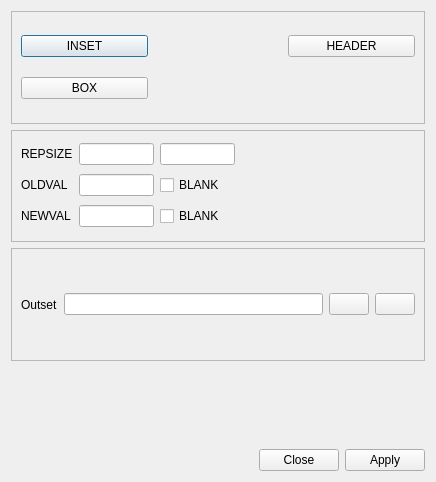
<?xml version="1.0" encoding="UTF-8"?>
<ui version="4.0">
 <class>snapper</class>
 <widget class="QDialog" name="snapper">
  <property name="geometry">
   <rect>
    <x>0</x>
    <y>0</y>
    <width>436</width>
    <height>482</height>
   </rect>
  </property>
  <property name="windowTitle">
   <string>SNAPPER</string>
  </property>
  <layout class="QVBoxLayout" name="verticalLayout">
   <item>
    <widget class="QFrame" name="frame">
     <property name="frameShape">
      <enum>QFrame::StyledPanel</enum>
     </property>
     <property name="frameShadow">
      <enum>QFrame::Raised</enum>
     </property>
     <layout class="QGridLayout" name="gridLayout">
      <item row="0" column="0">
       <widget class="QPushButton" name="insetButton">
        <property name="text">
         <string>INSET</string>
        </property>
       </widget>
      </item>
      <item row="0" column="2">
       <widget class="QPushButton" name="headerButton">
        <property name="text">
         <string>HEADER</string>
        </property>
       </widget>
      </item>
      <item row="1" column="0">
       <widget class="QPushButton" name="boxButton">
        <property name="text">
         <string>BOX</string>
        </property>
       </widget>
      </item>
      <item row="0" column="1">
       <widget class="QLabel" name="insetLabel">
        <property name="text">
         <string/>
        </property>
       </widget>
      </item>
      <item row="1" column="1">
       <widget class="QLabel" name="boxLabel">
        <property name="text">
         <string/>
        </property>
       </widget>
      </item>
     </layout>
    </widget>
   </item>
   <item>
    <widget class="QFrame" name="frame_3">
     <property name="sizePolicy">
      <sizepolicy hsizetype="Preferred" vsizetype="Preferred">
       <horstretch>0</horstretch>
       <verstretch>0</verstretch>
      </sizepolicy>
     </property>
     <property name="frameShape">
      <enum>QFrame::StyledPanel</enum>
     </property>
     <property name="frameShadow">
      <enum>QFrame::Raised</enum>
     </property>
     <layout class="QGridLayout" name="gridLayout_2">
      <item row="0" column="0">
       <widget class="QLabel" name="label">
        <property name="text">
         <string>REPSIZE</string>
        </property>
       </widget>
      </item>
      <item row="1" column="0">
       <widget class="QLabel" name="label_2">
        <property name="text">
         <string>OLDVAL</string>
        </property>
       </widget>
      </item>
      <item row="2" column="0">
       <widget class="QLabel" name="label_3">
        <property name="text">
         <string>NEWVAL</string>
        </property>
       </widget>
      </item>
      <item row="0" column="1">
       <widget class="QLineEdit" name="repsizexLine">
        <property name="maximumSize">
         <size>
          <width>75</width>
          <height>16777215</height>
         </size>
        </property>
       </widget>
      </item>
      <item row="0" column="2">
       <widget class="QLineEdit" name="repsizeyLine">
        <property name="maximumSize">
         <size>
          <width>75</width>
          <height>16777215</height>
         </size>
        </property>
       </widget>
      </item>
      <item row="1" column="1">
       <widget class="QLineEdit" name="oldvalLine">
        <property name="maximumSize">
         <size>
          <width>75</width>
          <height>16777215</height>
         </size>
        </property>
       </widget>
      </item>
      <item row="1" column="2">
       <widget class="QCheckBox" name="oldvalCheck">
        <property name="text">
         <string>BLANK</string>
        </property>
       </widget>
      </item>
      <item row="2" column="1">
       <widget class="QLineEdit" name="newvalLine">
        <property name="maximumSize">
         <size>
          <width>75</width>
          <height>16777215</height>
         </size>
        </property>
       </widget>
      </item>
      <item row="2" column="2">
       <widget class="QCheckBox" name="newvalCheck">
        <property name="text">
         <string>BLANK</string>
        </property>
       </widget>
      </item>
      <item row="0" column="3">
       <spacer name="horizontalSpacer">
        <property name="orientation">
         <enum>Qt::Horizontal</enum>
        </property>
        <property name="sizeHint" stdset="0">
         <size>
          <width>40</width>
          <height>20</height>
         </size>
        </property>
       </spacer>
      </item>
     </layout>
    </widget>
   </item>
   <item>
    <widget class="QFrame" name="frame_2">
     <property name="frameShape">
      <enum>QFrame::StyledPanel</enum>
     </property>
     <property name="frameShadow">
      <enum>QFrame::Raised</enum>
     </property>
     <layout class="QHBoxLayout" name="horizontalLayout_4">
      <item>
       <widget class="QLabel" name="label_7">
        <property name="text">
         <string>Outset</string>
        </property>
       </widget>
      </item>
      <item>
       <widget class="QLineEdit" name="outsetLine"/>
      </item>
      <item>
       <widget class="QPushButton" name="browserButton">
        <property name="text">
         <string/>
        </property>
        <property name="icon">
         <iconset resource="../resources.qrc">
          <normaloff>:/fileopen.png</normaloff>:/fileopen.png</iconset>
        </property>
       </widget>
      </item>
      <item>
       <widget class="QPushButton" name="replaceButton">
        <property name="text">
         <string/>
        </property>
        <property name="icon">
         <iconset resource="../resources.qrc">
          <normaloff>:/replace.jpg</normaloff>:/replace.jpg</iconset>
        </property>
       </widget>
      </item>
     </layout>
    </widget>
   </item>
   <item>
    <widget class="QFrame" name="advise_panel">
     <property name="enabled">
      <bool>true</bool>
     </property>
     <property name="sizePolicy">
      <sizepolicy hsizetype="Preferred" vsizetype="Maximum">
       <horstretch>0</horstretch>
       <verstretch>0</verstretch>
      </sizepolicy>
     </property>
     <property name="frameShape">
      <enum>QFrame::NoFrame</enum>
     </property>
     <property name="frameShadow">
      <enum>QFrame::Raised</enum>
     </property>
     <layout class="QVBoxLayout" name="advise_panel_layout">
      <item>
       <widget class="QLabel" name="status">
        <property name="text">
         <string/>
        </property>
       </widget>
      </item>
      <item>
       <widget class="QLabel" name="errorMsg">
        <property name="text">
         <string/>
        </property>
       </widget>
      </item>
      <item>
       <widget class="QFrame" name="extra_panel">
        <property name="sizePolicy">
         <sizepolicy hsizetype="Preferred" vsizetype="Maximum">
          <horstretch>0</horstretch>
          <verstretch>0</verstretch>
         </sizepolicy>
        </property>
        <property name="frameShape">
         <enum>QFrame::NoFrame</enum>
        </property>
        <property name="frameShadow">
         <enum>QFrame::Raised</enum>
        </property>
        <layout class="QVBoxLayout" name="extra_panel_layout"/>
       </widget>
      </item>
     </layout>
    </widget>
   </item>
   <item>
    <widget class="QDialogButtonBox" name="buttonBox">
     <property name="orientation">
      <enum>Qt::Horizontal</enum>
     </property>
     <property name="standardButtons">
      <set>QDialogButtonBox::Apply|QDialogButtonBox::Close</set>
     </property>
    </widget>
   </item>
  </layout>
 </widget>
 <resources>
  <include location="../resources.qrc"/>
 </resources>
 <connections>
  <connection>
   <sender>buttonBox</sender>
   <signal>accepted()</signal>
   <receiver>snapper</receiver>
   <slot>accept()</slot>
   <hints>
    <hint type="sourcelabel">
     <x>248</x>
     <y>254</y>
    </hint>
    <hint type="destinationlabel">
     <x>157</x>
     <y>274</y>
    </hint>
   </hints>
  </connection>
  <connection>
   <sender>buttonBox</sender>
   <signal>rejected()</signal>
   <receiver>snapper</receiver>
   <slot>reject()</slot>
   <hints>
    <hint type="sourcelabel">
     <x>316</x>
     <y>260</y>
    </hint>
    <hint type="destinationlabel">
     <x>286</x>
     <y>274</y>
    </hint>
   </hints>
  </connection>
 </connections>
</ui>
